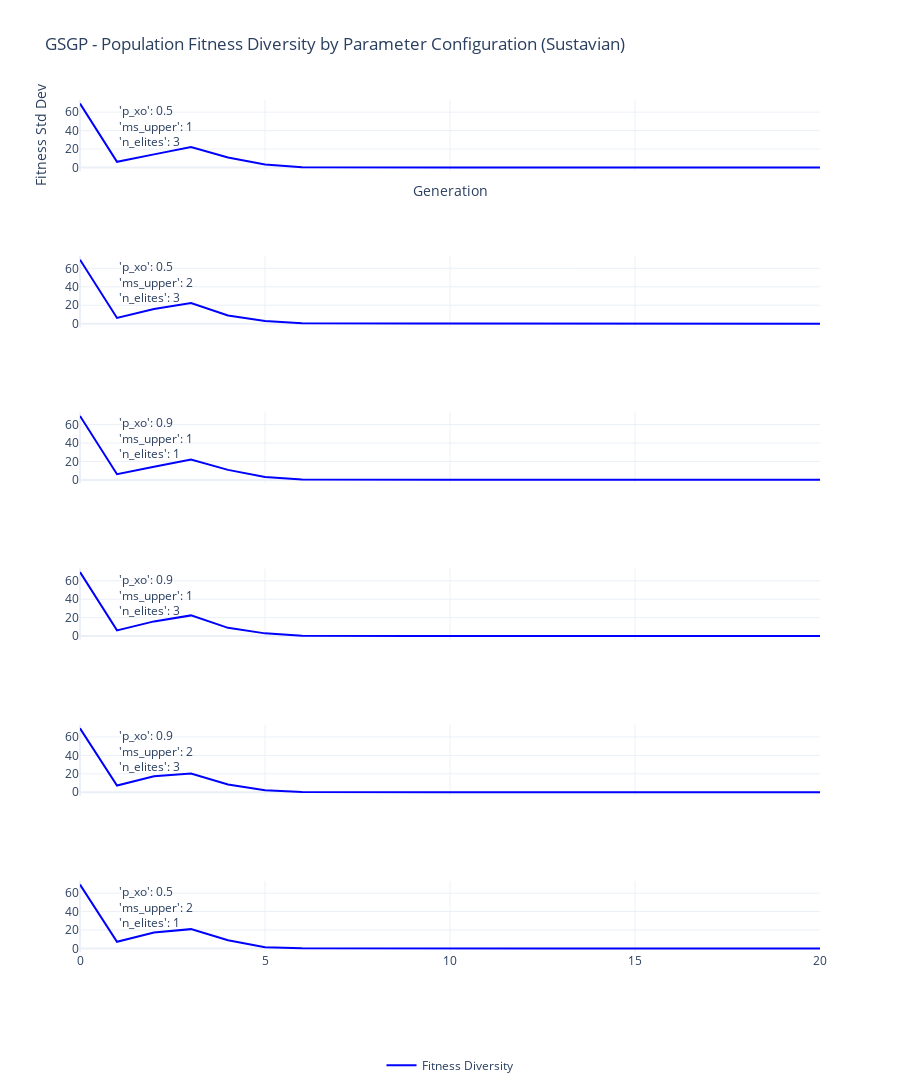

The cell this chart's notebook holds for it:
### Code cell
N = 6
GENS_PER_RUN = fixed_params['n_iter'] + 1

fig = make_subplots(
    rows=N, cols=1,
    shared_xaxes=True,
    vertical_spacing=0.1,
    subplot_titles=[""] * N 
)

fold_seen_count = {}

for idx, (fold_id, config_idx, result) in enumerate(flat_results[:N]):
    LOG_PATH = f'{LOG_DIR}gsgp_{DATASET_NAME}_{fold_id}.csv'
    if not os.path.exists(LOG_PATH):
        continue

    log_df = pd.read_csv(LOG_PATH, header=None)

    seen = fold_seen_count.get(fold_id, 0)
    fold_seen_count[fold_id] = seen + 1

    start = seen * GENS_PER_RUN
    end = start + GENS_PER_RUN
    chunk = log_df.iloc[start:end]

    fitness_diversity = chunk.iloc[:, 11].values

    fig.add_trace(go.Scatter(
        y=fitness_diversity,
        mode='lines',
        name='Fitness Diversity' if idx == 0 else None,
        line=dict(color='blue'),
        showlegend=(idx == 0)
    ), row=idx + 1, col=1)

    # Parameter configoration above plot
    param_lines = str(result['dynamic_params']).replace('{', '').replace('}', '').split(',')
    param_text = '<br>'.join(p.strip() for p in param_lines)

    fig.add_annotation(
    text=param_text,
    x=0.05,
    xref=f"x domain",
    yref=f"y domain",
    y=1, 
    showarrow=False,
    font=dict(size=12),
    align='left',
    row=idx + 1, col=1

    )

fig.update_layout(
    height=300 * N,
    width=900,
    title_text=f'GSGP - Population Fitness Diversity by Parameter Configuration ({DATASET_NAME})',
    xaxis_title='Generation',
    yaxis_title='Fitness Std Dev',
    template='plotly_white',
    showlegend=True,
    legend=dict(
        orientation='h',
        yanchor='bottom',
        y=-0.15,
        xanchor='center',
        x=0.5,
        font=dict(size=12)
    ),
    margin=dict(t=100, b=100)
)

fig.show()

### Figure 1 — Plotly figure (JSON) as saved in the notebook; plotly's stock layout.template omitted (floating-point values rounded to 4 significant figures)
{"data": [{"line": {"color": "blue"}, "mode": "lines", "name": "Fitness Diversity", "showlegend": true, "type": "scatter", "xaxis": "x", "y": [69.36, 6.178, 14.22, 22.12, 10.87, 3.271, 0.3494, 0.1217, 0.1324, 0.06763, 0.04471, 0.03294, 0.02811, 0.02877, 0.02203, 0.02404, 0.02489, 0.02637, 0.0206, 0.02278, 0.02304], "yaxis": "y"}, {"line": {"color": "blue"}, "mode": "lines", "showlegend": false, "type": "scatter", "xaxis": "x2", "y": [69.36, 6.218, 15.96, 22.48, 8.919, 2.919, 0.485, 0.08561, 0.1009, 0.1035, 0.05335, 0.03614, 0.03214, 0.03047, 0.02476, 0.02443, 0.02362, 0.02825, 0.02307, 0.02506, 0.02377], "yaxis": "y2"}, {"line": {"color": "blue"}, "mode": "lines", "showlegend": false, "type": "scatter", "xaxis": "x3", "y": [69.36, 6.183, 14.22, 22.13, 10.87, 3.224, 0.3816, 0.1421, 0.1482, 0.1105, 0.07801, 0.06689, 0.06627, 0.0707, 0.06271, 0.08361, 0.07137, 0.07769, 0.07422, 0.07092, 0.08194], "yaxis": "y3"}, {"line": {"color": "blue"}, "mode": "lines", "showlegend": false, "type": "scatter", "xaxis": "x4", "y": [69.36, 6.222, 15.96, 22.47, 8.945, 2.972, 0.4898, 0.103, 0.1064, 0.114, 0.09071, 0.07438, 0.08813, 0.08001, 0.06824, 0.07297, 0.06851, 0.07315, 0.06725, 0.0767, 0.08068], "yaxis": "y4"}, {"line": {"color": "blue"}, "mode": "lines", "showlegend": false, "type": "scatter", "xaxis": "x5", "y": [69.36, 7.239, 17.32, 20.3, 8.478, 2.107, 0.3634, 0.09366, 0.04573, 0.03166, 0.02124, 0.01906, 0.01737, 0.01254, 0.01123, 0.01298, 0.01568, 0.01284, 0.01049, 0.01368, 0.01285], "yaxis": "y5"}, {"line": {"color": "blue"}, "mode": "lines", "showlegend": false, "type": "scatter", "xaxis": "x6", "y": [69.36, 7.272, 17.24, 20.98, 8.903, 1.304, 0.1773, 0.05526, 0.02521, 0.02364, 0.02317, 0.01574, 0.01284, 0.01065, 0.0116, 0.009005, 0.01113, 0.01115, 0.01492, 0.01675, 0.01231], "yaxis": "y6"}], "layout": {"annotations": [{"align": "left", "font": {"size": 12}, "showarrow": false, "text": "'p_xo': 0.5<br>'ms_upper': 1<br>'n_elites': 3", "x": 0.05, "xref": "x domain", "y": 1, "yref": "y domain"}, {"align": "left", "font": {"size": 12}, "showarrow": false, "text": "'p_xo': 0.5<br>'ms_upper': 2<br>'n_elites': 3", "x": 0.05, "xref": "x2 domain", "y": 1, "yref": "y2 domain"}, {"align": "left", "font": {"size": 12}, "showarrow": false, "text": "'p_xo': 0.9<br>'ms_upper': 1<br>'n_elites': 1", "x": 0.05, "xref": "x3 domain", "y": 1, "yref": "y3 domain"}, {"align": "left", "font": {"size": 12}, "showarrow": false, "text": "'p_xo': 0.9<br>'ms_upper': 1<br>'n_elites': 3", "x": 0.05, "xref": "x4 domain", "y": 1, "yref": "y4 domain"}, {"align": "left", "font": {"size": 12}, "showarrow": false, "text": "'p_xo': 0.9<br>'ms_upper': 2<br>'n_elites': 3", "x": 0.05, "xref": "x5 domain", "y": 1, "yref": "y5 domain"}, {"align": "left", "font": {"size": 12}, "showarrow": false, "text": "'p_xo': 0.5<br>'ms_upper': 2<br>'n_elites': 1", "x": 0.05, "xref": "x6 domain", "y": 1, "yref": "y6 domain"}], "height": 1800, "legend": {"font": {"size": 12}, "orientation": "h", "x": 0.5, "xanchor": "center", "y": -0.15, "yanchor": "bottom"}, "margin": {"b": 100, "t": 100}, "showlegend": true, "title": {"text": "GSGP - Population Fitness Diversity by Parameter Configuration (Sustavian)"}, "width": 900, "xaxis": {"anchor": "y", "autorange": true, "domain": [0, 1], "matches": "x6", "range": [0, 20], "showticklabels": false, "title": {"text": "Generation"}}, "xaxis2": {"anchor": "y2", "autorange": true, "domain": [0, 1], "matches": "x6", "range": [0, 20], "showticklabels": false}, "xaxis3": {"anchor": "y3", "autorange": true, "domain": [0, 1], "matches": "x6", "range": [0, 20], "showticklabels": false}, "xaxis4": {"anchor": "y4", "autorange": true, "domain": [0, 1], "matches": "x6", "range": [0, 20], "showticklabels": false}, "xaxis5": {"anchor": "y5", "autorange": true, "domain": [0, 1], "matches": "x6", "range": [0, 20], "showticklabels": false}, "xaxis6": {"anchor": "y6", "autorange": true, "domain": [0, 1], "range": [0, 20]}, "yaxis": {"anchor": "x", "autorange": true, "domain": [0.9167, 1], "range": [-3.831, 73.21], "title": {"text": "Fitness Std Dev"}, "type": "linear"}, "yaxis2": {"anchor": "x2", "autorange": true, "domain": [0.7333, 0.8167], "range": [-3.829, 73.21], "type": "linear"}, "yaxis3": {"anchor": "x3", "autorange": true, "domain": [0.55, 0.6333], "range": [-3.787, 73.21], "type": "linear"}, "yaxis4": {"anchor": "x4", "autorange": true, "domain": [0.3667, 0.45], "range": [-3.782, 73.21], "type": "linear"}, "yaxis5": {"anchor": "x5", "autorange": true, "domain": [0.1833, 0.2667], "range": [-3.842, 73.21], "type": "linear"}, "yaxis6": {"anchor": "x6", "autorange": true, "domain": [0, 0.08333], "range": [-3.844, 73.21], "type": "linear"}}}
